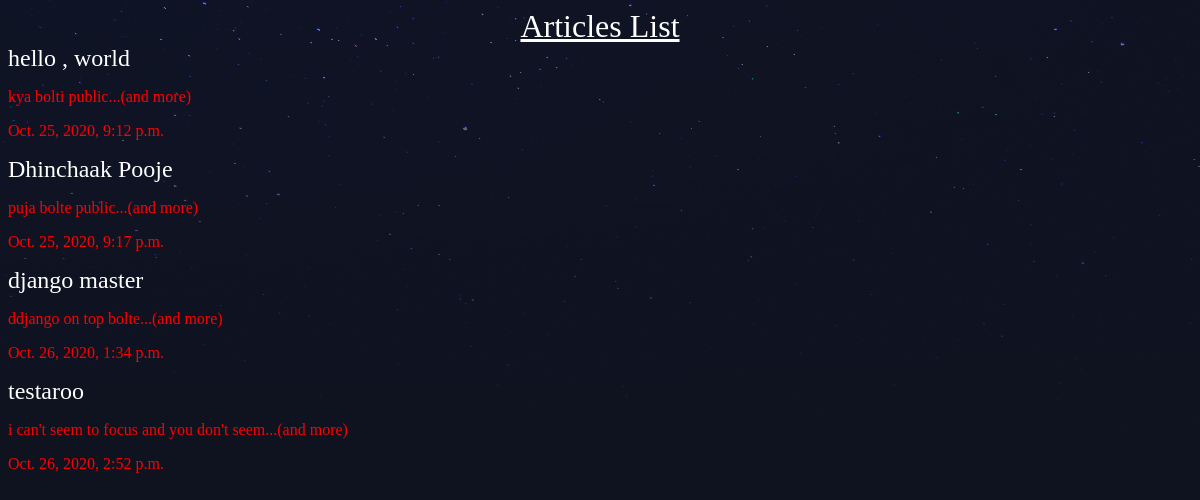
The app's page /articles/ with its own data.
### articles/models.py (models this page shows, shortened)
class Article(models.Model):
    title=models.CharField(max_length=200)
    slug=models.SlugField()
    body=models.TextField()
    date=models.DateTimeField(auto_now_add=True)
    def snippet(self):
        return self.body[:40]+'...(and more)'

### articles/views.py (the view)
def article_list(request):
    articles=Article.objects.all().order_by('date')
    return render (request,'articles/article_list.html',{'article':articles})

### articles/templates/articles/article_list.html (shortened to what this page needs)
<!-- {% load static %}
{% load static  %}
<!DOCTYPE html>
<html>
    <head>
        <link rel="stylesheet" href="{% static 'styles.css' %}">
    </head>
    <body>
        <h1 id='heading'>Articles List</h1>
        <div class="articles">
        {% for article in article %}
            <div class="article">
                <h2><a href="#">{{ article.title }}</a></h2>
                <p>{{ article.snippet }}</p>
                <p>{{ article.date }}</p>
            </div>
        {% endfor %}
        </div>
    </body>
</html>

### assets/styles.css (style rules this page uses)
body { background-color : #0f121f; background-image : url(/static/stars.png); background-repeat: no-repeat; color:#fff; }
body * { font-family:Ubuntu; }
h1,h2,h3,h4,h5 { font-weight:normal; margin:0; }
a,a:hover,a:visited { color: #fff; text-decoration:none; }
p { color:red; }
#heading { text-align : center; text-decoration: underline; }

### records on screen
Article: title "hello , world", snippet "kya bolti public...(and more)", date "Oct. 25, 2020, 9:12 p.m."
Article: title "Dhinchaak Pooje", snippet "puja bolte public...(and more)", date "Oct. 25, 2020, 9:17 p.m."
Article: title "django master", snippet "ddjango on top bolte...(and more)", date "Oct. 26, 2020, 1:34 p.m."
Article: title "testaroo", snippet "i can't seem to focus and you don't seem...(and more)", date "Oct. 26, 2020, 2:52 p.m."
